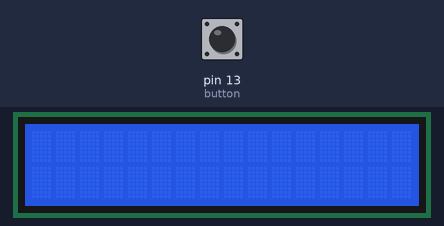
Recording of a sketch running on a simulated Arduino Uno, built with avr-gcc and run on an emulated ATmega328P. Parts: 16×2 character LCD. The test bench sets the inputs (shaded band); at power-on: pin 13 (button) LOW.

Above: at 1.2 s.
1.3 s: pin 13 (button) pulled HIGH for 0.15 s
At 2.9 s:
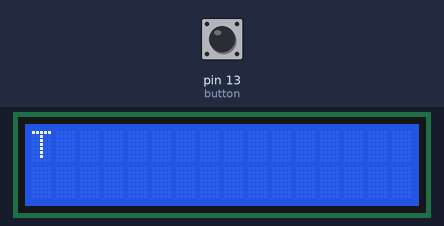
3.2 s: pin 13 (button) pulled HIGH for 1 s
At 4.9 s:
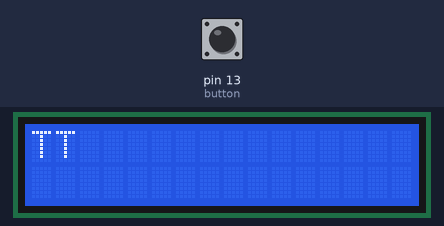
6.0 s: pin 13 (button) pulled HIGH for 0.15 s
At 7.4 s:
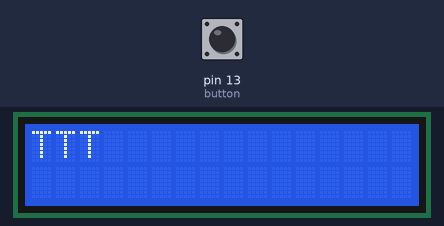
7.9 s: pin 13 (button) pulled HIGH for 3.2 s
At 11.9 s:
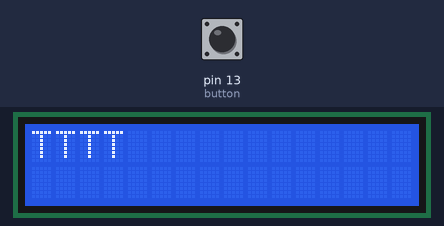
12.9 s: pin 13 (button) pulled HIGH for 0.15 s
At 14.1 s:
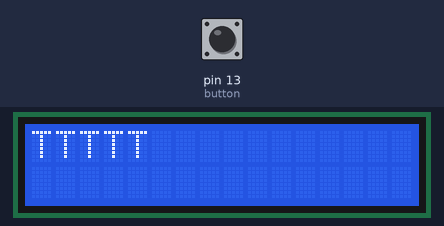
14.8 s: pin 13 (button) pulled HIGH for 1 s
At 16.8 s:
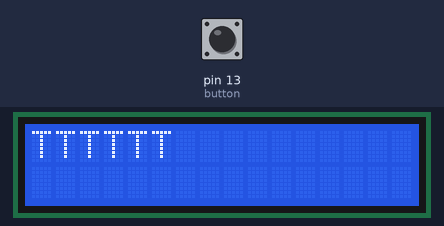
Timing chart, 0 to 18.3 s (numbered marks = the images above; inputs shaded):
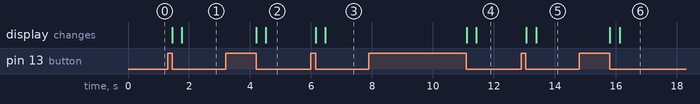

The sketch:

morse.ino
```cpp
/*
 * Arduino morse code decoder
 * Build instructions (french) : https://www.mallorycoeur.com/posts/decoder-du-morse-avec-un-arduino
 * Mallory COEUR - 2016
 */

#include <LiquidCrystal.h>

LiquidCrystal lcd(7, 8, 9, 10, 11, 12);
int input;
int tick = 10; // ms
int state;
String dictionnary[] = {".-", "-...", "-.-.", "-..", ".", "..-.", "--.", "....", "..", ".---", "-.-", ".-..", "--", "-.", "---", ".--.", "--.-", ".-.", "...", "-", "..-", "...-", ".--", "-..-", "-.--", "--.."};
char alphabet[27] = "ABCDEFGHIJKLMNOPQRSTUVWXYZ";
String morse = "";
String translation = "";

void setup() {
  lcd.begin(16, 2);
  pinMode(13, INPUT); // button
}

void loop() {
  input = digitalRead(13);

  if (input == HIGH) {
    if (state <= 0)
      state = 0;
    state++;
  }
  else if (input == LOW) {
    if (state > 0) {
      if (state > 10)
        morse += "-";
      else
        morse += ".";
      state = 0;
    }
    state--;
  }

  if (state <= -30 && morse != "")
  {
      translation += findInDictionnary(morse);
      morse = "";
      writeLine(0, "                ");
      writeLine(1, "                ");
  }

  writeLine(0, translation);
  writeLine(1, morse);
  delay(tick);
}

char findInDictionnary(String word) {
  for(int i = 0; i < 26; i++)
  {
    if (dictionnary[i] == word)
      return alphabet[i];
  }
  return false;
}

void writeLine(int line, String text)
{
  lcd.setCursor(0, line);
  lcd.print(text);
}
```

Measured:
- after the input at 1.3 s, the display: first changes after 0.15 s (image 1 shows a later state)
- after the input at 3.2 s, the display: first changes after 1.0 s (image 2 shows a later state)
- after the input at 6.0 s, the display: first changes after 0.16 s (image 3 shows a later state)
- after the input at 7.9 s, the display: first changes after 3.2 s (image 4 shows a later state)
- after the input at 12.9 s, the display: first changes after 0.16 s (image 5 shows a later state)
- after the input at 14.8 s, the display: first changes after 1.0 s (image 6 shows a later state)
